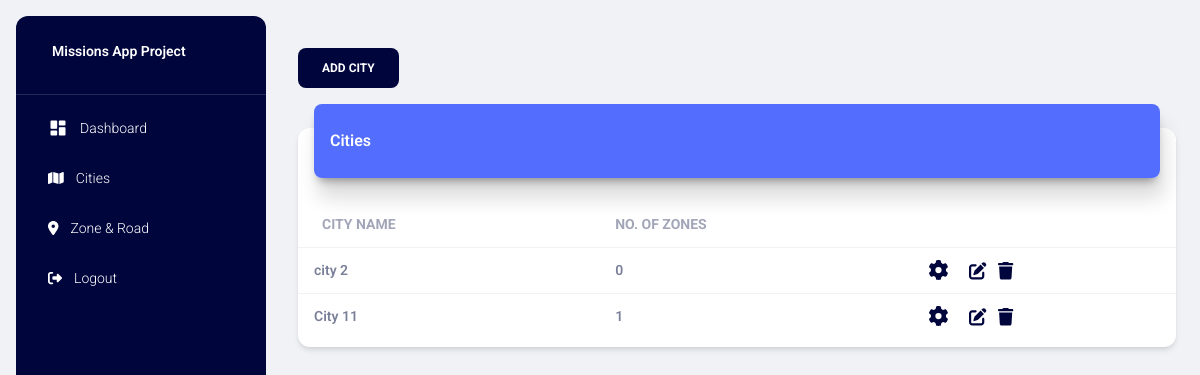
The page /cities/ (signed in) on the database as committed earlier.
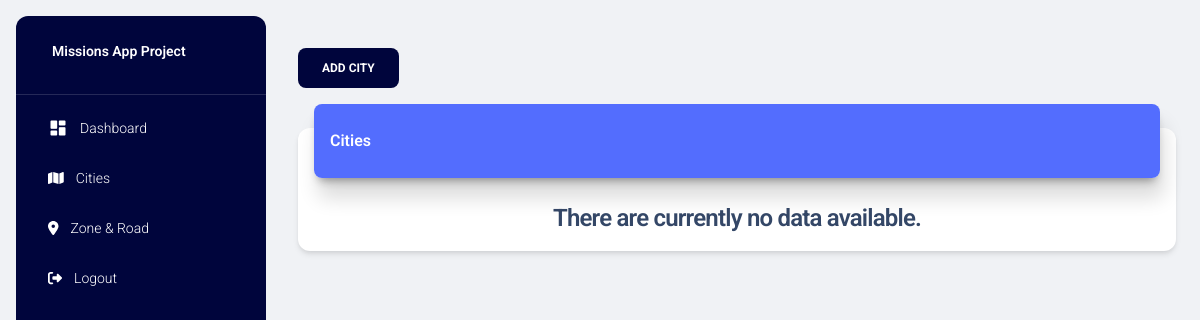
The same page on the database as committed later.
### project/models.py (models this page shows)
class Guide(db.Model):
    g_id = db.Column(db.Integer, primary_key=True)
    g_title = db.Column(db.String(255), nullable=False)
    g_title_alb = db.Column(db.String(255), nullable=True)

### project/main.py (the view)
@main.route("/cities/")
@login_required
def cities():
    cities = db.session.query(Guide.g_id, Guide.g_title, db.func.count(Zone.z_id).label('point_count')) \
                      .outerjoin(Zone, Zone.g_id == Guide.g_id) \
                      .group_by(Guide.g_id) \
                      .order_by(Guide.g_id.desc()) \
                      .all()
    title = 'Cities'
    page_title = 'Cities'
    return render_template('cities.html', cities=cities, page_title=page_title, title=title)

### project/models.py (called while the page is built)
@login_manager.user_loader
def load_user(user_id):
    return User.query.get(int(user_id))

### project/templates/cities.html (shortened to what the changed rows need)
{% extends "layout.html" %} {% block title %} {% endblock %} {% block content %}
<div class="container-fluid py-4">
    <div class="row">
        <div class="col-12">
            <div class="card my-4">
                <div class="card-body px-0 pb-2">
                    <div class="table-responsive p-0">
                        {% if cities|length > 0 %}
                            <table class="table align-items-center mb-0">
                                <thead>
                                    <tr>
                                        <th class="text-uppercase text-secondary text-sm font-weight-bolder opacity-7">
                                            City Name
                                        </th>
                                        <th class="text-uppercase text-secondary text-sm font-weight-bolder opacity-7 ps-2">
                                            No. of Zones
                                        </th>
                                        <th class="text-secondary opacity-7"></th>
                                    </tr>
                                </thead>
                                <tbody>
                                    {% for city in cities %}
                                        <tr>
                                            <td>
                                                <div class="d-flex px-2 py-1">
                                                    <div class="d-flex flex-column justify-content-center">
                                                        <p class="text-sm font-weight-bold mb-0">{{ city.g_title }}</p>
                                                    </div>
                                                </div>
                                            </td>
                                            <td>
                                                <p class="text-sm font-weight-bold mb-0">{{ city.point_count }}</p>
                                            </td>
                                            <td class="align-middle">
                                                <a href="#" data-bs-toggle="modal" data-bs-target="#modalCitySettings">
                                                    <i class="fa-solid fa-gear fa-lg icon-dark"></i>
                                                </a>
                                                <a href="#" data-gid="{{ city.g_id }}" data-gtitle="{{ city.g_title }}" data-gtitle-alb="{{ city.g_title_alb }}" class="text-secondary font-weight-bold text-sm openEditModalGuide" data-toggle="tooltip" data-original-title="Edit" data-bs-toggle="modal" data-bs-target="#modalEditGuide">
                                                    <i class="fa-solid fa-pen-to-square fa-lg icon-dark "></i>
                                                </a>
                                                <a href="#" data-gid="{{ city.g_id }}" class="text-secondary font-weight-bold text-sm deleteGuideBtn" data-toggle="tooltip" data-original-title="Delete">
                                                    <i class="fa-solid fa-trash fa-lg icon-dark"></i>
                                                </a>
                                            </td>
                                        </tr>
                                    {% endfor %}
                                </tbody>
                            </table>
                        {% else %}
                            <h4 class="text-center">There are currently no data available.</h4>
                        {% endif %}
                    </div>
                </div>
            </div>
        </div>
    </div>
</div>
{% endblock %}

Rows that differ between the two databases and show on the page:
removed Guide: g_title "city 2", point_count "0"
removed Guide: g_title "City 11", point_count "1"
Other text that changed with them:
text no longer shown: "CITY NAME NO. OF ZONES"
text now shown: "There are currently no data available."
